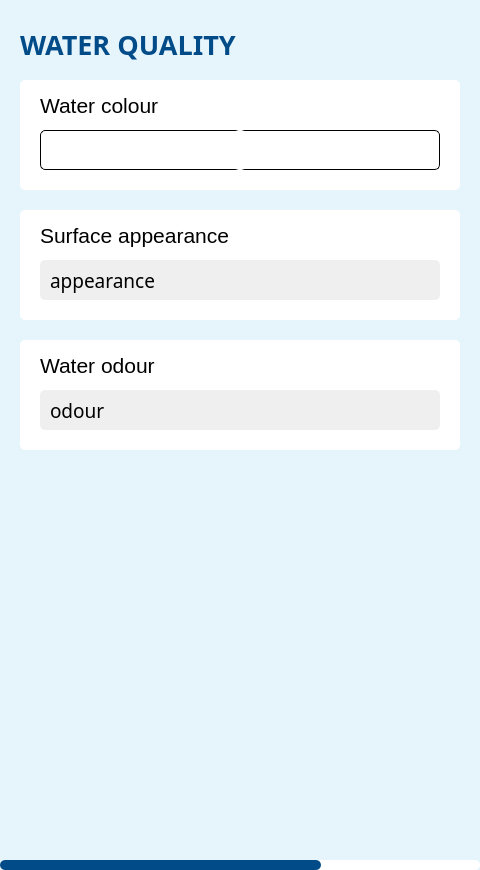
<?xml version="1.0" encoding="UTF-8"?>

<!--
  SlidexCell - improved data collection of environmental observations in any weather
  Copyright © 2023 Nabeth Ghazi

  This program is free software: you can redistribute it and/or modify
  it under the terms of the GNU General Public License as published by
  the Free Software Foundation, version 3.

  This program is distributed in the hope that it will be useful,
  but WITHOUT ANY WARRANTY; without even the implied warranty of
  MERCHANTABILITY or FITNESS FOR A PARTICULAR PURPOSE.  See the
  GNU General Public License for more details.

  You should have received a copy of the GNU General Public License
  along with this program. If not, see <http://www.gnu.org/licenses/>.
-->

<ui version="4.0">
 <class>Form</class>
 <widget class="QWidget" name="Form">
  <property name="geometry">
   <rect>
    <x>0</x>
    <y>0</y>
    <width>480</width>
    <height>870</height>
   </rect>
  </property>
  <property name="sizePolicy">
   <sizepolicy hsizetype="Preferred" vsizetype="Preferred">
    <horstretch>0</horstretch>
    <verstretch>0</verstretch>
   </sizepolicy>
  </property>
  <property name="windowTitle">
   <string>SlidexCell</string>
  </property>
  <property name="styleSheet">
   <string notr="true">background-color: #e6f5fc;</string>
  </property>
  <widget class="QLabel" name="label">
   <property name="geometry">
    <rect>
     <x>20</x>
     <y>20</y>
     <width>380</width>
     <height>50</height>
    </rect>
   </property>
   <property name="sizePolicy">
    <sizepolicy hsizetype="Preferred" vsizetype="Preferred">
     <horstretch>0</horstretch>
     <verstretch>0</verstretch>
    </sizepolicy>
   </property>
   <property name="font">
    <font>
     <family>Yu Gothic</family>
     <pointsize>20</pointsize>
     <weight>75</weight>
     <bold>true</bold>
    </font>
   </property>
   <property name="styleSheet">
    <string notr="true">color: #004b88;</string>
   </property>
   <property name="text">
    <string>&lt;html&gt;&lt;head/&gt;&lt;body&gt;&lt;p&gt;WATER QUALITY&lt;/p&gt;&lt;/body&gt;&lt;/html&gt;</string>
   </property>
  </widget>
  <widget class="QFrame" name="frame">
   <property name="geometry">
    <rect>
     <x>20</x>
     <y>80</y>
     <width>440</width>
     <height>110</height>
    </rect>
   </property>
   <property name="styleSheet">
    <string notr="true">background-color: white;
border-radius: 5px;</string>
   </property>
   <property name="frameShape">
    <enum>QFrame::StyledPanel</enum>
   </property>
   <property name="frameShadow">
    <enum>QFrame::Raised</enum>
   </property>
   <widget class="QLabel" name="label_2">
    <property name="geometry">
     <rect>
      <x>20</x>
      <y>10</y>
      <width>401</width>
      <height>30</height>
     </rect>
    </property>
    <property name="font">
     <font>
      <family>Yu Gothic UI</family>
      <pointsize>16</pointsize>
     </font>
    </property>
    <property name="text">
     <string>Water colour</string>
    </property>
   </widget>
   <widget class="QSlider" name="waterColour">
    <property name="geometry">
     <rect>
      <x>20</x>
      <y>50</y>
      <width>400</width>
      <height>40</height>
     </rect>
    </property>
    <property name="styleSheet">
     <string notr="true">QSlider {
	background: qlineargradient(x1:0, y1:0.5, x2:1, y2:0.5, 
                             stop:0 blue,
							 stop: 0.5 green
                             stop:0.92 saddlebrown, 
                             stop:0.920000001 grey, 
                             stop:1 grey);
    border-radius: 5px;
	border: 1px solid black;
}

QSlider::groove:horizontal {
    border: none;
    height: 4px;
    subcontrol-origin: margin;
    subcontrol-position: bottom;
    background: transparent;
}

QSlider::handle:horizontal {
    border: 3px solid white;
    border-radius: 11px;
    width: 16px;
    margin: -36 0 0 0;
    background: transparent;
}</string>
    </property>
    <property name="minimum">
     <number>0</number>
    </property>
    <property name="maximum">
     <number>6</number>
    </property>
    <property name="pageStep">
     <number>1</number>
    </property>
    <property name="value">
     <number>3</number>
    </property>
    <property name="sliderPosition">
     <number>3</number>
    </property>
    <property name="orientation">
     <enum>Qt::Horizontal</enum>
    </property>
   </widget>
  </widget>
  <widget class="QProgressBar" name="progressBar">
   <property name="geometry">
    <rect>
     <x>0</x>
     <y>860</y>
     <width>480</width>
     <height>10</height>
    </rect>
   </property>
   <property name="styleSheet">
    <string notr="true">QProgressBar {
    border: none;
    border-radius: 5px;
    background-color: white;
}

QProgressBar::chunk {
    background-color: #004b88;
    border-radius: 5px;
}
</string>
   </property>
   <property name="value">
    <number>67</number>
   </property>
   <property name="textVisible">
    <bool>false</bool>
   </property>
   <property name="format">
    <string>%p%</string>
   </property>
  </widget>
  <widget class="QFrame" name="frame_2">
   <property name="geometry">
    <rect>
     <x>20</x>
     <y>210</y>
     <width>440</width>
     <height>110</height>
    </rect>
   </property>
   <property name="styleSheet">
    <string notr="true">background-color: white;
border-radius: 5px;</string>
   </property>
   <property name="frameShape">
    <enum>QFrame::StyledPanel</enum>
   </property>
   <property name="frameShadow">
    <enum>QFrame::Raised</enum>
   </property>
   <widget class="QLabel" name="label_3">
    <property name="geometry">
     <rect>
      <x>20</x>
      <y>10</y>
      <width>401</width>
      <height>30</height>
     </rect>
    </property>
    <property name="font">
     <font>
      <family>Yu Gothic UI</family>
      <pointsize>16</pointsize>
     </font>
    </property>
    <property name="text">
     <string>Surface appearance</string>
    </property>
   </widget>
   <widget class="QComboBox" name="waterSurface">
    <property name="geometry">
     <rect>
      <x>20</x>
      <y>50</y>
      <width>400</width>
      <height>40</height>
     </rect>
    </property>
    <property name="font">
     <font>
      <family>Yu Gothic</family>
      <pointsize>14</pointsize>
     </font>
    </property>
    <property name="styleSheet">
     <string notr="true">QComboBox {
    border-radius: 5px;
    background-color: #EFEFEF;
	padding-left: 10px;
}

QComboBox::drop-down:!editable {
    background: transparent;
    border: none;
}

QComboBox::down-arrow {
    image:url(:/icons/icons/down_arrow.png);
    subcontrol-origin: padding;
    subcontrol-position: right center;
    width: 16px;
    height: 16px;
    margin-right: 10px;
}</string>
    </property>
    <property name="placeholderText">
     <string/>
    </property>
    <property name="duplicatesEnabled">
     <bool>false</bool>
    </property>
    <item>
     <property name="text">
      <string>appearance</string>
     </property>
    </item>
    <item>
     <property name="text">
      <string>clear</string>
     </property>
    </item>
    <item>
     <property name="text">
      <string>scum</string>
     </property>
    </item>
    <item>
     <property name="text">
      <string>foam</string>
     </property>
    </item>
    <item>
     <property name="text">
      <string>debris</string>
     </property>
    </item>
    <item>
     <property name="text">
      <string>sheen</string>
     </property>
    </item>
    <item>
     <property name="text">
      <string>other</string>
     </property>
    </item>
    <item>
     <property name="text">
      <string>aquatic plants/algae</string>
     </property>
    </item>
   </widget>
  </widget>
  <widget class="QFrame" name="frame_3">
   <property name="geometry">
    <rect>
     <x>20</x>
     <y>340</y>
     <width>440</width>
     <height>110</height>
    </rect>
   </property>
   <property name="styleSheet">
    <string notr="true">background-color: white;
border-radius: 5px;</string>
   </property>
   <property name="frameShape">
    <enum>QFrame::StyledPanel</enum>
   </property>
   <property name="frameShadow">
    <enum>QFrame::Raised</enum>
   </property>
   <widget class="QLabel" name="label_4">
    <property name="geometry">
     <rect>
      <x>20</x>
      <y>10</y>
      <width>401</width>
      <height>30</height>
     </rect>
    </property>
    <property name="font">
     <font>
      <family>Yu Gothic UI</family>
      <pointsize>16</pointsize>
     </font>
    </property>
    <property name="text">
     <string>Water odour</string>
    </property>
   </widget>
   <widget class="QComboBox" name="waterOdour">
    <property name="geometry">
     <rect>
      <x>20</x>
      <y>50</y>
      <width>400</width>
      <height>40</height>
     </rect>
    </property>
    <property name="font">
     <font>
      <family>Yu Gothic</family>
      <pointsize>14</pointsize>
     </font>
    </property>
    <property name="styleSheet">
     <string notr="true">QComboBox {
    border-radius: 5px;
    background-color: #EFEFEF;
	padding-left: 10px;
}

QComboBox::drop-down:!editable {
    background: transparent;
    border: none;
}

QComboBox::down-arrow {
    image: url(:/icons/icons/down_arrow.png);
    subcontrol-origin: padding;
    subcontrol-position: right center;
    width: 16px;
    height: 16px;
    margin-right: 10px;
}</string>
    </property>
    <property name="placeholderText">
     <string/>
    </property>
    <property name="duplicatesEnabled">
     <bool>false</bool>
    </property>
    <item>
     <property name="text">
      <string>odour</string>
     </property>
    </item>
    <item>
     <property name="text">
      <string>none</string>
     </property>
    </item>
    <item>
     <property name="text">
      <string>oil</string>
     </property>
    </item>
    <item>
     <property name="text">
      <string>acrid</string>
     </property>
    </item>
    <item>
     <property name="text">
      <string>sewage</string>
     </property>
    </item>
    <item>
     <property name="text">
      <string>rotten egg</string>
     </property>
    </item>
    <item>
     <property name="text">
      <string>fishy</string>
     </property>
    </item>
    <item>
     <property name="text">
      <string>musky</string>
     </property>
    </item>
   </widget>
  </widget>
  <widget class="QPushButton" name="next">
   <property name="geometry">
    <rect>
     <x>350</x>
     <y>810</y>
     <width>40</width>
     <height>40</height>
    </rect>
   </property>
   <property name="sizePolicy">
    <sizepolicy hsizetype="Fixed" vsizetype="Fixed">
     <horstretch>0</horstretch>
     <verstretch>0</verstretch>
    </sizepolicy>
   </property>
   <property name="layoutDirection">
    <enum>Qt::LeftToRight</enum>
   </property>
   <property name="styleSheet">
    <string notr="true"/>
   </property>
   <property name="text">
    <string/>
   </property>
   <property name="icon">
    <iconset resource="resources/res.qrc">
     <normaloff>:/icons/icons/next.png</normaloff>:/icons/icons/next.png</iconset>
   </property>
   <property name="iconSize">
    <size>
     <width>30</width>
     <height>30</height>
    </size>
   </property>
   <property name="flat">
    <bool>true</bool>
   </property>
  </widget>
  <widget class="QPushButton" name="prev">
   <property name="geometry">
    <rect>
     <x>90</x>
     <y>810</y>
     <width>40</width>
     <height>40</height>
    </rect>
   </property>
   <property name="sizePolicy">
    <sizepolicy hsizetype="Fixed" vsizetype="Fixed">
     <horstretch>0</horstretch>
     <verstretch>0</verstretch>
    </sizepolicy>
   </property>
   <property name="layoutDirection">
    <enum>Qt::LeftToRight</enum>
   </property>
   <property name="styleSheet">
    <string notr="true"/>
   </property>
   <property name="text">
    <string/>
   </property>
   <property name="icon">
    <iconset resource="resources/res.qrc">
     <normaloff>:/icons/icons/prev.png</normaloff>:/icons/icons/prev.png</iconset>
   </property>
   <property name="iconSize">
    <size>
     <width>30</width>
     <height>30</height>
    </size>
   </property>
   <property name="flat">
    <bool>true</bool>
   </property>
  </widget>
  <widget class="QPushButton" name="home">
   <property name="geometry">
    <rect>
     <x>220</x>
     <y>810</y>
     <width>40</width>
     <height>40</height>
    </rect>
   </property>
   <property name="sizePolicy">
    <sizepolicy hsizetype="Fixed" vsizetype="Fixed">
     <horstretch>0</horstretch>
     <verstretch>0</verstretch>
    </sizepolicy>
   </property>
   <property name="layoutDirection">
    <enum>Qt::LeftToRight</enum>
   </property>
   <property name="styleSheet">
    <string notr="true"/>
   </property>
   <property name="text">
    <string/>
   </property>
   <property name="icon">
    <iconset resource="resources/res.qrc">
     <normaloff>:/icons/icons/home.png</normaloff>:/icons/icons/home.png</iconset>
   </property>
   <property name="iconSize">
    <size>
     <width>30</width>
     <height>30</height>
    </size>
   </property>
   <property name="flat">
    <bool>true</bool>
   </property>
  </widget>
  <widget class="QPushButton" name="info">
   <property name="geometry">
    <rect>
     <x>420</x>
     <y>20</y>
     <width>40</width>
     <height>40</height>
    </rect>
   </property>
   <property name="sizePolicy">
    <sizepolicy hsizetype="Fixed" vsizetype="Fixed">
     <horstretch>0</horstretch>
     <verstretch>0</verstretch>
    </sizepolicy>
   </property>
   <property name="layoutDirection">
    <enum>Qt::LeftToRight</enum>
   </property>
   <property name="styleSheet">
    <string notr="true"/>
   </property>
   <property name="text">
    <string/>
   </property>
   <property name="icon">
    <iconset resource="resources/res.qrc">
     <normaloff>:/icons/icons/info.png</normaloff>:/icons/icons/info.png</iconset>
   </property>
   <property name="iconSize">
    <size>
     <width>30</width>
     <height>30</height>
    </size>
   </property>
   <property name="flat">
    <bool>true</bool>
   </property>
  </widget>
 </widget>
 <resources>
  <include location="resources/res.qrc"/>
 </resources>
 <connections/>
</ui>
